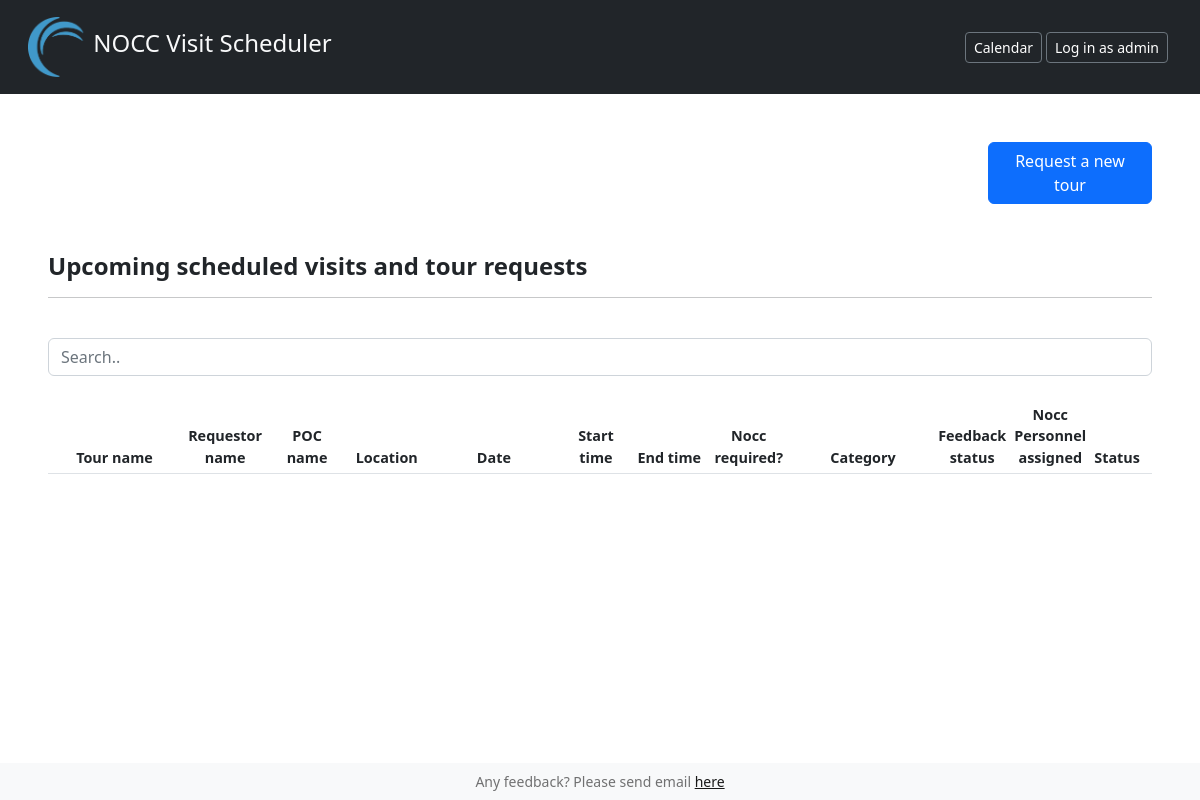
The app's page /, older data.
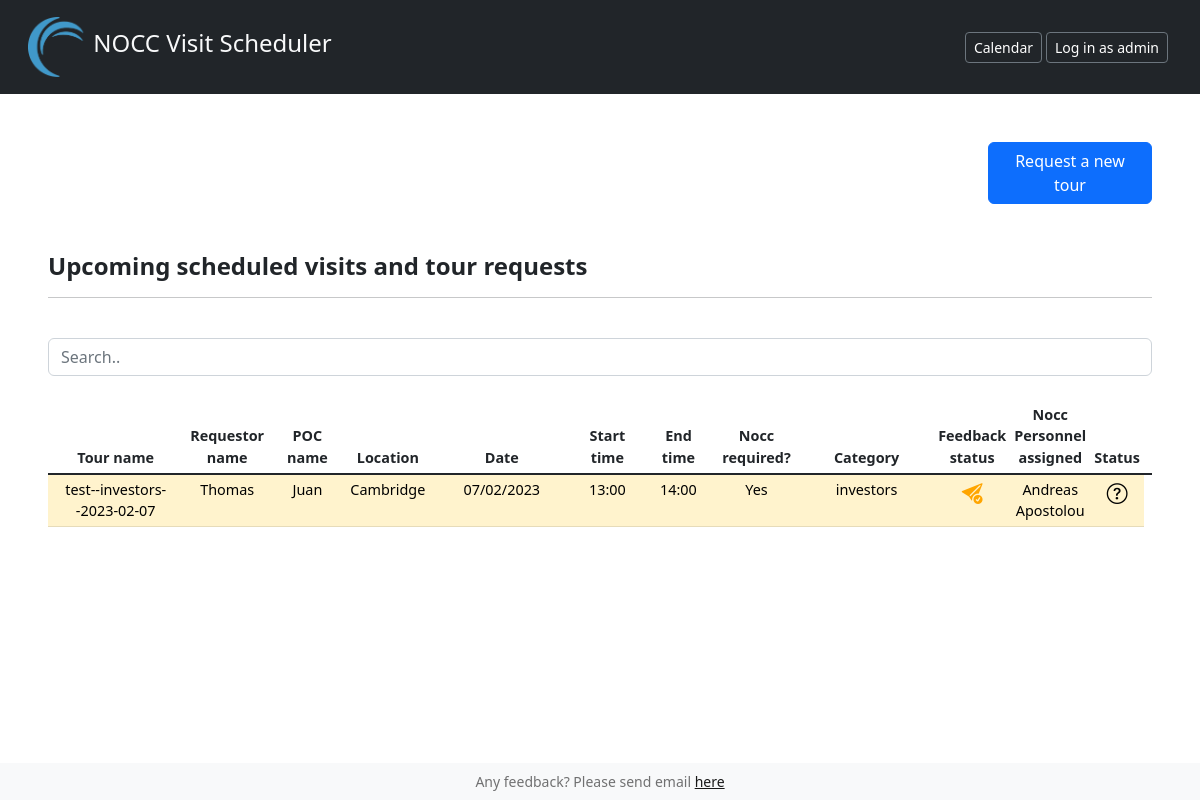
The same page, newer data.
### NoccSchedulerApp/models.py (models this page shows, shortened)
class Tour(models.Model):
    tour_name = models.CharField(max_length=300)
    requestor_name = models.CharField(max_length=300)
    requestor_email = models.EmailField()
    poc_name = models.CharField(max_length=300)
    poc_email = models.EmailField()
    cc_this_request_to = models.EmailField(null=True, blank=True)
    DIVISION_CHOICES = [
        ('P & RE', 'P & RE'),
        ('Customer & Industry', 'Customer & Industry'),
        ('marketing', 'Marketing'),
        ('Global Events', 'Global Events'),
        ('Marketing Strategy', 'Marketing Strategy'),
        ('Legal', 'Legal'),
        ('CTO', 'CTO'),
        ('CEO', 'CEO'),
        ('Global Sales', 'Global Sales'),
        ('Customer Success', 'Customer Success'),
        ('Global Services', 'Global Services'),
        ('Products & Enablement', 'Products & Enablement'),
        ('Compute', 'Compute'),
        ('Edge Delivery', 'Edge Delivery'),
        ('Edge Business Operations', 'Edge Business Operations'),
        ('Edge Experience', 'Edge Experience'),
        ('Other', 'Other'),
    ]
    division = models.CharField(
        max_length=50,
        choices=DIVISION_CHOICES,
    )
    LOCATION_CHOICES = [
        ('Cambridge', 'Cambridge'),
        ('Krakow', 'Krakow'),
        ('Bangalore', 'Bangalore')
    ]
    location = models.ForeignKey(Location, on_delete=models.CASCADE)
    date = models.DateField()
    start_time = models.TimeField(null=True)
    end_time = models.TimeField(null=True)
    NOCC_REQUIRED_CHOICES = [
        ('No', 'No'),
        ('Yes', 'Yes'),
    ]
    nocc_personnel_required = models.CharField(
        max_length=10,
        choices=NOCC_REQUIRED_CHOICES,
        default='No',
    )
    CATEGORY_CHOICES = [
        ('existing customer', 'Existing Customer'),
        ('new prospect', 'New Prospect'),
        ('public relations / press / analysts',
         'Public Relations / Press / Analysts'),
        ('investors', 'Investors'),
        ('akamai employees (internal tour)', 'Akamai Employees (Internal Tour)'),
        ('students / informal guests', 'Students / Informal Guests'),
    ]
    category = models.CharField(max_length=50, choices=CATEGORY_CHOICES,)
    opportunity_ID = models.CharField(max_length=300, null=True, blank=True, default=0)
    attendees_akamai = models.IntegerField(default=0, validators=[MinValueValidator(0), MaxValueValidator(50)])
    attendees_guests = models.IntegerField(default=0, validators=[MinValueValidator(0), MaxValueValidator(50)])
    customer_or_group_name = models.CharField(max_length=200)
    customers_website = models.CharField(max_length=500,null=True,blank=True)
    TYPE_OF_CUSTOMERS=[
        ('Akamai Internal', 'Akamai Internal'),
        ('Financial Services', 'Financial Services'),
        ('Media', 'Media'),
        ('High Tech', 'High Tech'),
        ('Retail + Commerce', 'Retail + Commerce'),
        ('Gaming/OTT', 'Gaming/OTT'),
        ('Healthcare/Life Science', 'Healthcare/Life Science'),
        ('Manufacturing', 'Manufacturing'),
        ('Other', 'Other'),
    ]
    type_of_customers = models.CharField(max_length=200, choices=TYPE_OF_CUSTOMERS)
    nocc_person_assigned = models.CharField(max_length=200,null=True, blank=True)
    WELCOME_SCREEN_CHOICES = [
        ('No', 'No'),
        ('Yes', 'Yes'),
    ]
    custom_welcome_screen_needed = models.CharField(
        max_length=10,
        choices=WELCOME_SCREEN_CHOICES,
        default='No',
        null=True,
        blank=True,
    )
    comment = models.TextField(max_length=2000, null=True, blank=True)
    created = models.DateTimeField(auto_now_add=True)
    id = models.UUIDField(unique=True, primary_key=True, editable=True)
    STATUS_CHOICES = [
        ('Requested', 'Requested'),
        ('Rejected', 'Rejected'),
        ('Approved', 'Approved'),
        ('Canceled', 'Canceled'),
    ]
    status = models.CharField(max_length=20, choices=STATUS_CHOICES, default='Requested')
    FEEDBACK_STATUS_CHOICES = [
        ('Request not sent', 'Request not sent'),
        ('Request sent', 'Request sent'),
        ('No answer 3 days', 'No answer 3 days'),
        ('Provided', 'Provided'),
    ]
    feedback_status = models.CharField(max_length=30, choices=FEEDBACK_STATUS_CHOICES, default='Request not sent')
    SATISFACTION_CHOICES = [
        ('1', '1'),
        ('2', '2'),
        ('3', '3'),
        ('4', '4'),
        ('5', '5'),
    ]
    satisfaction = models.CharField(max_length=5, choices=SATISFACTION_CHOICES, blank=True, null=True)
    key_take_aways = models.TextField(max_length=200, null=True, blank=True)
    SESSIONS_CHOICES = [
        ('Not relevant', 'Not relevant'),
        ('Relevant', 'Relevant'),
        ('Very relevant', 'Very relevant'),
        ('Did not attend', 'Did not attend'),
    ]
    sessions_welcoming = models.CharField(max_length=20, choices=SESSIONS_CHOICES, blank=True, null=True)
    sessions_speaker = models.CharField(max_length=20, choices=SESSIONS_CHOICES, blank=True, null=True)
    sessions_walls_displays = models.CharField(max_length=20, choices=SESSIONS_CHOICES, blank=True, null=True)
    sessions_daily_work = models.CharField(max_length=20, choices=SESSIONS_CHOICES, blank=True, null=True)
    sessions_scheduling_arrangement = models.CharField(max_length=20, choices=SESSIONS_CHOICES, blank=True, null=True)
    overall_feedback = models.TextField(max_length=2000, null=True, blank=True)
    internal_or_external_audience = models.TextField(max_length=2000, null=True, blank=True)
    feedback_name = models.TextField(max_length=1000, null=True, blank=True)

class Location(models.Model):
    LOCATION_CHOICES = [
        ('Cambridge', 'Cambridge'),
        ('Krakow', 'Krakow'),
        ('Bangalore', 'Bangalore')
    ]
    location = models.CharField(max_length=100, choices=LOCATION_CHOICES, default='Cambridge')
    def __str__(self):
        return self.location

### NoccSchedulerApp/views.py (the view)
# urls.py: path('', views.main, name = 'main' ),
def main(request):
    context = {
        'tours': Tour.objects.filter(date__gte=date.today()).exclude(status="Rejected").exclude(status="Canceled").order_by('date', 'start_time'),
    }
    return render(request, "main.html", context)

### templates/main.html (shortened to what this page needs)
{% extends "base.html" %}
{% block content %}
    <div class="row">
      <div class="col-md-10"></div>
      <div class="col-md-2 ms-auto"><a href="/new-tour/"><button class="btn btn-primary" type="button"> Request a new tour </button></a></div>
    </div>
  <br><br>
  <h4> <b>Upcoming scheduled visits and tour requests</b> </h4>
  <hr/><br>
  <input class="form-control" id="myInput" type="text" placeholder="Search..">
    <br>
  <div class="table-responsive text-center">
    <table class="table table-hover table-sm w-auto" style='font-size:90%'>
      <thead>
            <tr>
                <th scope="col" class="col-sm-2">Tour name</th>
                <th scope="col" class="col-sm-1">Requestor<br/>name</th>
                <th scope="col" class="col-sm-1">POC<br/>name</th>
                <th scope="col" class="col-sm-1">Location</th>
                <th scope="col" class="col-sm-2">Date</th>
                <th scope="col" class="col-sm-1">Start time</th>
                <th scope="col" class="col-sm-1">End time </th>
                <th scope="col" class="col-sm-1">Nocc<br/>required?</th>
                <th scope="col" class="col-sm-2">Category</th>
                <th scope="col" class="col-sm-1">Feedback<br>status</th>
                <th scope="col" class="col-sm-1">Nocc Personnel<br/>assigned</th>
                <th scope="col" class="col-sm-1">Status</th>
                <th scope="col" class="col-sm-1"></th>
            </tr>
    </thead>
            <tbody id="myTable" class="table-group-divider">
      {%for tour in tours %}
            <tr {%if tour.status == "Approved" %} class="table-success" {% else %} class="table-warning" {% endif %}>
                <td>{{tour.tour_name}}</td>
                <td>{{tour.requestor_name}}</td>
                <td>{{tour.poc_name}}</td>
                <td>{{tour.location}}</td>
                <td>{{tour.date|date:"m/d/Y"}}</td>
                <td>{{tour.start_time|time:"H:i"}}</td>
                <td>{{tour.end_time|time:"H:i"}}</td>
                <td>{{tour.nocc_personnel_required}}</td>
                <td>{{tour.category}}</td>
                <td>
                  {% if tour.feedback_status == "Provided" %}
                  <i title="Feedback provided" class="bi bi-file-earmark-check" style="font-size: 1.3rem; color: green;"></i>
                  {% elif tour.feedback_status == "Request sent" %}
                  <i title="Feedback request sent" class="bi bi-send-check-fill" style="font-size: 1.3rem; color: orange;"></i>
                  {% else %}
                  <i title="Feedback request not sent yet" class="bi bi-send-x-fill" style="font-size: 1.3rem; color: red;"></i>
                  {% endif %}
                </td>
                <td>{{tour.nocc_person_assigned}}</td>
                <td>
                  {% if tour.status == "Requested" %}
                  <i title="Requested" class="bi bi-question-circle" style="font-size: 1.3rem; color: rgb(0, 0, 0);"></i>
                  {% else %}
                  <i title="Approved" class="bi bi-check2-circle" style="font-size: 1.3rem; color: rgb(0, 0, 0);"></i>
                  {% endif %}
                </td>
            </tr>
          {% endfor %}
        </tbody>
      </table>
    </div>
{% endblock %}

Row changes from the older to the newer data that the page shows:
added Tour: tour_name "test--investors--2023-02-07", requestor_name "Thomas", poc_name "Juan", location "Cambridge", date "07/02/2023", start_time "13:00", end_time "14:00", nocc_personnel_required "Yes", category "investors", feedback_status "Request sent" (drawn), nocc_person_assigned "Andreas Apostolou", status "Requested" (drawn)
